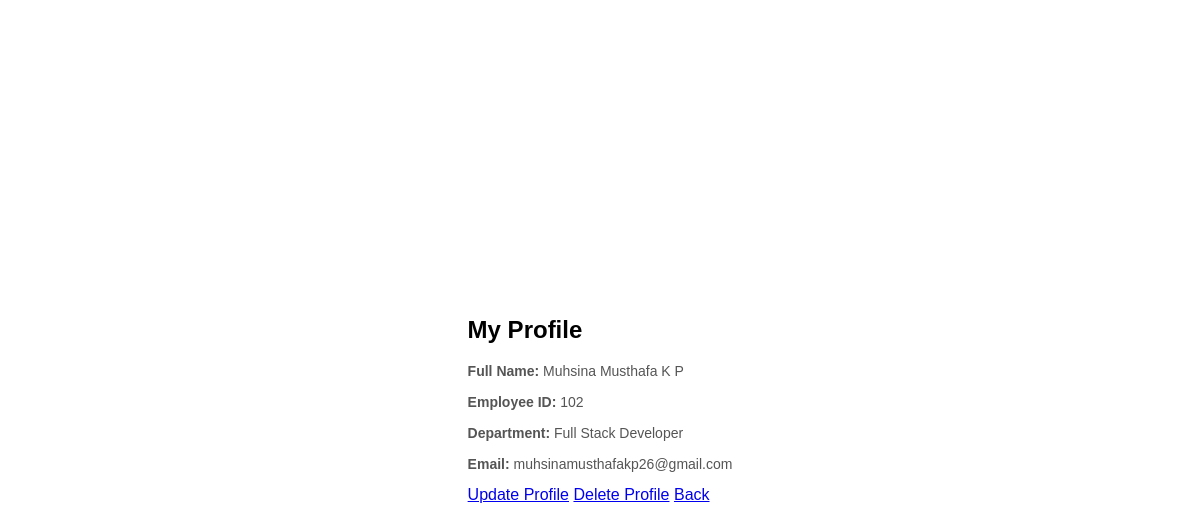
Screenshot of /profile/ (signed in) with the database file from the repository.
### elms/models.py (models this page shows)
class Profile(models.Model):
    full_name = models.CharField(max_length=100)
    emp_id = models.CharField(max_length=20, unique=True)
    department = models.CharField(max_length=50)
    user = models.OneToOneField(User, on_delete=models.CASCADE)

### elms/views.py (the view)
# urls.py: path('profile/', views.profile_view, name='profile'),
@login_required
def profile_view(request):
    profile = get_object_or_404(Profile, user=request.user)
    return render(request, 'employee/profile.html', {'profile': profile})

### elms/templates/employee/profile.html
{% extends "master.html" %}
{% block content %}
<div class="container mt-5">
    <h2 class="mb-4 text-center">My Profile</h2>
    <div class="card shadow-sm mx-auto" style="max-width: 600px;">
        <div class="card-body">
            <p><strong>Full Name:</strong> {{ profile.full_name }}</p>
            <p><strong>Employee ID:</strong> {{ profile.emp_id }}</p>
            <p><strong>Department:</strong> {{ profile.department }}</p>
            <p><strong>Email:</strong> {{ profile.user.email }}</p>
            <div class="d-flex justify-content-between mt-4">
                <a href="{% url 'profile_update' %}" class="btn btn-primary">Update Profile</a>
                <a href="{% url 'profile_delete' %}" class="btn btn-danger">Delete Profile</a>
                <a href="{% url 'home' %}" class="btn btn-secondary">Back</a>
            </div>
        </div>
    </div>
</div>
{% endblock %}

### elms/static/css/login_register.css (style rules this page uses)
body { font-family: "Poppins", sans-serif; height: 100vh; margin: 0; display: flex; align-items: center; justify-content: center; }
p { margin-top: 15px; color: #555; font-size: 14px; }

### rows the page displays
Profile: full_name "Muhsina Musthafa K P", emp_id "102", department "Full Stack Developer", user.email "muhsinamusthafakp26@gmail.com"
